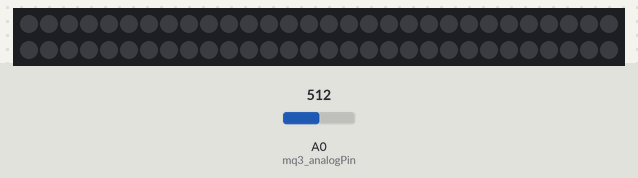
Recording of a sketch running on a simulated Arduino Uno, built with avr-gcc and run on an emulated ATmega328P. Parts: 60 RGB LEDs in strip order, left to right, continuing on the next row. The test bench sets the inputs (shaded band); at power-on: A0 (mq3_analogPin) = 512. Dim RGB values are drawn brighter than linear.

Above: at 1.2 s.
1.3 s: A0 (mq3_analogPin) set to 1023
At 2.6 s:
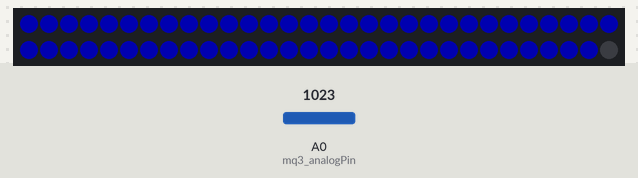
3.3 s: A0 (mq3_analogPin) set to 716
At 4.2 s:
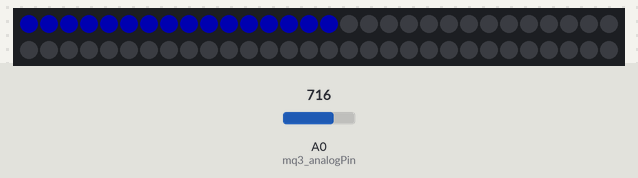
5.3 s: A0 (mq3_analogPin) set to 511
At 6.7 s:
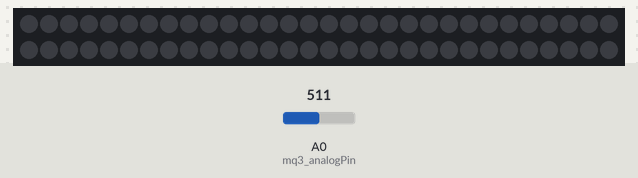
7.0 s: A0 (mq3_analogPin) set to 900
At 7.9 s:
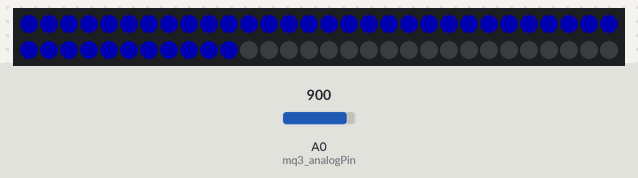
Timing chart, 0 to 9.8 s (numbered marks = the images above; inputs shaded):
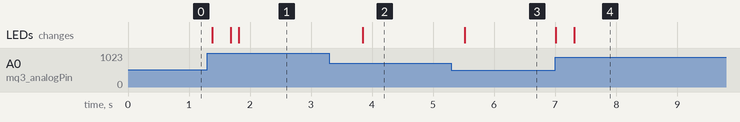

Measured:
- after the input at 1.3 s, the LEDs: first change after 0.08 s (image 1 shows a later state)
- after the input at 3.3 s, the LEDs: change after 0.55 s (image 2)
- after the input at 5.3 s, the LEDs: change after 0.22 s (image 3)
- after the input at 7.0 s, the LEDs: first change at once (image 4 shows a later state)

The sketch:

SchnapsOMeter.ino
```cpp
int mq3_analogPin = 0;

#include <Adafruit_NeoPixel.h>

#define PIN 9
int theScore;

Adafruit_NeoPixel strip = Adafruit_NeoPixel(60, PIN, NEO_GRB + NEO_KHZ800);

// IMPORTANT: To reduce NeoPixel burnout risk, add 1000 uF capacitor across
// pixel power leads, add 300 - 500 Ohm resistor on first pixel's data input
// and minimize distance between Arduino and first pixel.  Avoid connecting
// on a live circuit...if you must, connect GND first.

void setup() {
  strip.begin();
  strip.show();
}

void loop() {
  int theScoreHelp = constrain(analogRead(mq3_analogPin), 600,1023);
  theScore=map(theScoreHelp,600,1023,0,59);
  colorWipe(strip.Color(0, 0, 55), 5); // Blue
}

void colorWipe(uint32_t c, uint8_t wait) {
  for(uint16_t i=0; i<theScore; i++) {
      strip.setPixelColor(i, c);
      strip.show();
      delay(wait);
  }
  for(uint16_t i=theScore; i<strip.numPixels(); i++) {
      strip.setPixelColor(i, 0);
      strip.show();
  }
}
```
